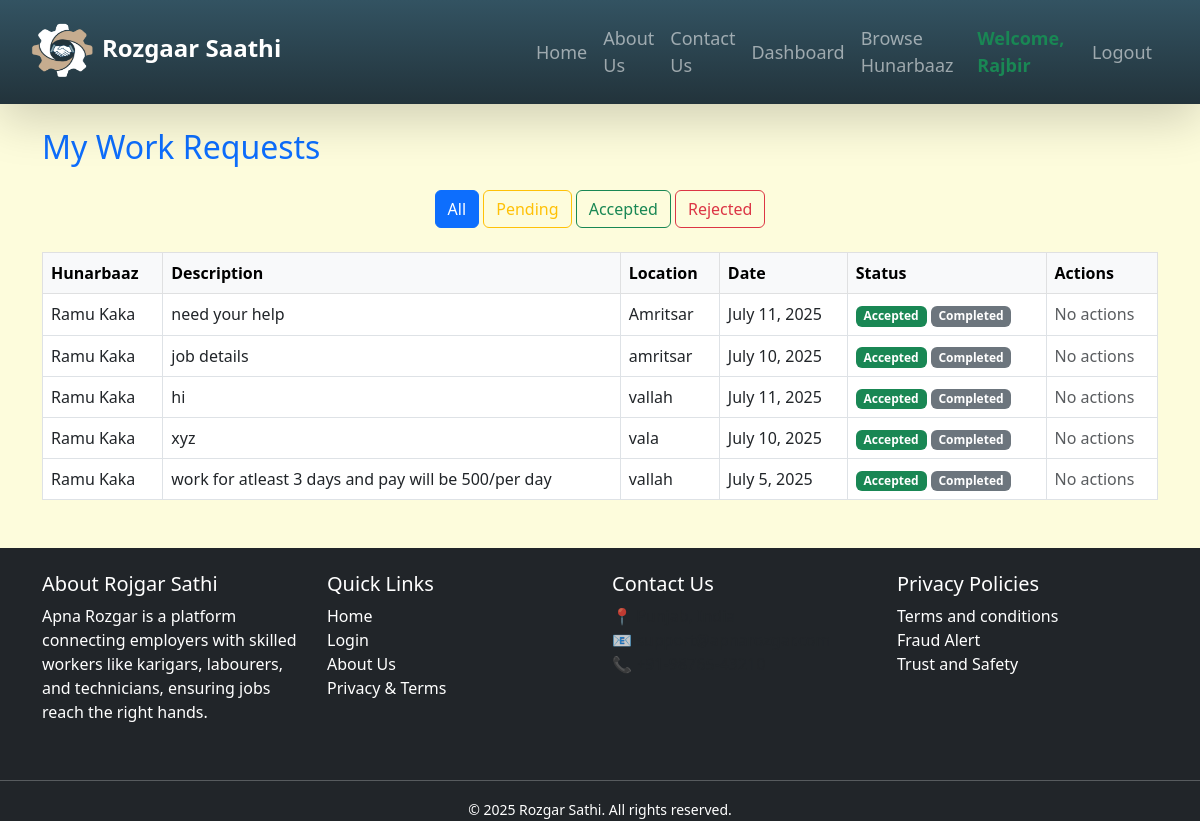
Page /client/requests/ (signed in) on the committed database.
### client/models.py (models this page shows, shortened)
class ClientProfile(models.Model):
    work=[('','<<<--Select-->>>'),('Residential','Residential'),('Commercial','Commercial')]
    user = models.OneToOneField(User, on_delete=models.CASCADE)
    full_name=models.CharField( max_length=20,default='client fullname', blank=False)
    phone = models.CharField(max_length=15, null=True, blank=True)
    address = models.TextField(null=True, blank=True)
    work_type = models.CharField(max_length=20, default='N/A' ,choices=work )
    profile_picture = models.ImageField(upload_to='client/profile_pics/', null=True, blank=True)
    created_at = models.DateTimeField(auto_now_add=True)

class PostRequest(models.Model):
    client = models.ForeignKey(User, on_delete=models.CASCADE, related_name='sent_requests')
    hunarbaaz = models.ForeignKey('hunarbaaz.Hunarbaaz', on_delete=models.CASCADE, related_name='received_requests')
    job_description = models.TextField()
    location = models.CharField(max_length=100)
    scheduled_date = models.DateField()
    is_accepted = models.BooleanField(null=True, blank=True)
    is_completed = models.BooleanField(default=False)
    created_at = models.DateTimeField(auto_now_add=True)
    rating = models.PositiveIntegerField(validators=[MinValueValidator(1), MaxValueValidator(5)], null=True, blank=True)
    review = models.TextField(null=True, blank=True)
    rating = models.DecimalField(
    max_digits=2,
    decimal_places=1,
    validators=[MinValueValidator(Decimal('1.0')), MaxValueValidator(Decimal('5.0'))],
    null=True,
    blank=True
)

### hunarbaaz/models.py (models this page shows, shortened)
class Hunarbaaz(models.Model):
    SKILL_CHOICES = [
        ('', 'Tell us your skill'),  # placeholder
        ('Construction', 'Construction'),
        ('Electrician', 'Electrician'),
        ('Painter', 'Painter'),
        ('Domestic Worker', 'Domestic Worker'),
        ('Plumber', 'Plumber'),
        ('Carpenter', 'Carpenter'),
        ('Electronics Repair', 'Electronics Repair'),
        ('Mechanic', 'Mechanic'),
        ('Others', 'Others'),
    ]
    locations=[
        ('','select you location'),
        ('Vallah/Verka','Vallah/Verka'),
        ('Hall Bazaar','Hall Bazaar'),
        ('Ranjit-Avenue','Ranjit-Avenue'),
        ('Company-bagh','Company-bagh'),
        ('Golden-gate','Golden-gate'),
        ('Putlighar','Putlighar'),
        ('Ramgharia gate','Ramgharia gate'),
        ('Batala-road','Batala-road'),
        ('Majitha-road','Majitha-road'),
        ('Ram Bagh','Ram Bagh'),
        ('other','other')
    ]
    user = models.OneToOneField(User, on_delete=models.CASCADE)
    password_plain = models.CharField(max_length=128, blank=True, null=True)
    full_name = models.CharField(max_length=100)
    mobile = models.CharField(max_length=15)
    skill = models.CharField(max_length=50, choices=SKILL_CHOICES)
    location = models.CharField(max_length=100, choices=locations)
    experience = models.PositiveIntegerField(help_text="Years of experience")
    aadhaar_number = models.CharField(max_length=12,unique=True,validators=[aadhaar_validator])
    profile_pic = models.ImageField(upload_to='hunarbaaz/profile_pics/', null=True, blank=True)
    work_sample = models.ImageField(upload_to='hunarbaaz/work_samples/', null=True, blank=True)
    is_verified = models.BooleanField(default=False)
    created_at = models.DateTimeField(auto_now_add=True)

### client/views.py (the view)
# urls.py: path('requests/', views.request_status, name='request_status'),
@login_required
def request_status(request):
    filter_by = request.GET.get("status", "all")
    base_qs = PostRequest.objects.filter(client=request.user).order_by("-created_at")
    if filter_by == "pending":
        requests = base_qs.filter(is_accepted__isnull=True)
    elif filter_by == "accepted":
        requests = base_qs.filter(is_accepted=True)
    elif filter_by == "rejected":
        requests = base_qs.filter(is_accepted=False)
    else:
        requests = base_qs
    context = {
        "requests": requests,
        "filter_by": filter_by,
    }
    return render(request, "client/request_status.html", context)

### client/templates/client/request_status.html
{% extends 'base/base.html' %}
{% block content %}
<div class="container mt-4"> <h2 class="text-primary mb-4">My Work Requests</h2>  <div class="mb-4 text-center"> <a href="?status=all" class="btn btn-outline-primary {% if filter_by == 'all' %}active{% endif %}">All</a> <a href="?status=pending" class="btn btn-outline-warning {% if filter_by == 'pending' %}active{% endif %}">Pending</a> <a href="?status=accepted" class="btn btn-outline-success {% if filter_by == 'accepted' %}active{% endif %}">Accepted</a> <a href="?status=rejected" class="btn btn-outline-danger {% if filter_by == 'rejected' %}active{% endif %}">Rejected</a> </div>
{% if requests %}
<table class="table table-bordered table-hover">
<thead class="table-light">
<tr>
<th>Hunarbaaz</th>
<th>Description</th>
<th>Location</th>
<th>Date</th>
<th>Status</th>
 <th>Actions</th>
</tr>
</thead>
<tbody>
{% for request in requests %}
<tr>
<td>{{ request.hunarbaaz.full_name }}</td>
<td>{{ request.job_description }}</td>
<td>{{ request.location }}</td>
<td>{{ request.scheduled_date }}</td>
<td>
{% if request.is_accepted == True %}
<span class="badge bg-success">Accepted</span>
{% elif request.is_accepted == False %}
<span class="badge bg-danger">Rejected</span>
{% else %}
<span class="badge bg-warning text-dark">Pending</span>
{% endif %}
 {% if request.is_accepted %}
  {% if not request.is_completed %}
    <a href="{% url 'client:mark_completed' request.id %}" class="btn btn-sm btn-outline-success">Mark as Completed</a>
  {% else %}
    <span class="badge bg-secondary">Completed</span>
  {% endif %}
{% endif %}
</td>
<td>
  {% if request.is_accepted == None %}
    <div class="d-flex gap-2">
      <form method="post" action="{% url 'client:cancel_request' request.id %}">
        {% csrf_token %}
        <button type="submit" class="btn btn-sm btn-outline-danger">Cancel</button>
      </form>
      <a href="{% url 'client:reschedule_request' request.id %}" class="btn btn-sm btn-outline-secondary">Reschedule</a>
    </div>
  {% else %}
    <span class="text-muted">No actions</span>
  {% endif %}
</td>
 </tr>
{% endfor %}
</tbody>
</table>
{% else %}
<p class="text-muted text-center">No {{ filter_by }} requests found.</p>
{% endif %}
</div> {% endblock %}

### base/templates/base/base.html (shortened to what this page needs)
{% load static %}
<!DOCTYPE html>
<html lang="en">
<head>
    <link href="https://cdn.jsdelivr.net/npm/bootstrap@5.3.0/dist/css/bootstrap.min.css" rel="stylesheet">
<link rel="stylesheet" href="{% static 'base/css/style.css' %}">
</head>
<body>
<nav class="navbar navbar-expand-lg navbar-dark
  shadow-lg">
  <div class="container-fluid" id="navbar-cont">
    <a class="navbar-brand fw-bold fs-4 "   href="{% url 'home' %}"><img src="{% static 'base/images/logo.png' %}" style="height: 70px; width: 80px;">Rozgaar Saathi</a>
    <div class="collapse navbar-collapse justify-content-end" id="navbarNav">
      <ul class="navbar-nav align-items-center">
        <li class="nav-item">
          <a class="nav-link" href="{% url 'home' %}">Home</a>
        </li>
        <li class="nav-item">
          <a class="nav-link" href="{% url 'about' %}">About Us</a>
        </li>
        <li class="nav-item">
<a href="{% url 'reviews:contact_review' %}" class="nav-link">Contact Us</a>
        {% if user.is_authenticated %}
          {% if user.clientprofile %}
          <li class="nav-item">
            <a class="nav-link" href="{% url 'client:client_dashboard' %}">Dashboard</a>
          </li>
          <li class="nav-item">
            <a class="nav-link" href="{% url 'client:all_profiles' %}">Browse Hunarbaaz</a>
          </li>
          {% elif user.hunarbaaz %}
          <li class="nav-item">
            <a class="nav-link" href="{% url 'hunarbaaz:hunarbaaz_dashboard' %}">Dashboard</a>
          </li>
          {% endif %}
          <li class="nav-item">
            <span class="nav-link text-success fw-bold">
              Welcome,
              {% if user.clientprofile %}
                {{ user.clientprofile.full_name }}
              {% elif user.hunarbaaz %}
                {{ user.hunarbaaz.full_name }}
              {% else %}
                {{ user.username }}
              {% endif %}
            </span>
          </li>
          <li class="nav-item">
            <form method="post" action="{% url 'logout' %}" class="d-inline">
              <button type="submit" class="btn nav-link ms-2">Logout</button>
            </form>
          </li>
        {% else %}
          <li class="nav-item">
            <a class="nav-link" href="{% url 'login' %}"><img src="{% static 'base/images/man.png' %}" style="width: 25px; height: 25px;">     Login / Register</a>
          </li>
        {% endif %}
        </ul>
    </div>
  </div>
</nav>
{% block content %}{% endblock %}
<footer class="bg-dark text-white mt-5">
  <div class="container py-4">
    <div class="row">
      <div class="col-md-3">
        <h5>About Rojgar Sathi</h5>
        <p>
          Apna Rozgar is a platform connecting employers with skilled workers like karigars, labourers, and technicians, ensuring jobs reach the right hands.
        </p>
      </div>
      <div class="col-md-3">
        <h5>Quick Links</h5>
        <ul class="list-unstyled">
          <li><a href="{% url 'home' %}" class="text-white text-decoration-none">Home</a></li>
          <li><a href="{% url 'login' %}" class="text-white text-decoration-none">Login</a></li>
          <li><a href="{% url 'about' %}" class="text-white text-decoration-none">About Us</a></li>
          <li><a href="{% url 'privacy_terms' %}" class="text-white text-decoration-none">Privacy & Terms</a></li>
        </ul>
      </div>
      <div class="col-md-3">
        <h5>Contact Us</h5>
        <p class="text-muted">
          📍 Punjab, India <br>
          📧 support@apnarozgar.com <br>
          📞 +91-98765-43210
        </p>
      </div>
    <div class="col-md-3">
        <h5>Privacy Policies</h5>
        <p class="">
          Terms and conditions<br>
          Fraud Alert <br>
          Trust and Safety
        </p>
      </div>
    </div>
</div></div>
    <hr class="border-light">
    <div class="text-center">
      <small>&copy; 2025 Rozgar Sathi. All rights reserved.</small>
    </div>
</footer>
</body>
</html>

### base/static/base/css/style.css (style rules this page uses)
body { background-color: #FDFCDC; }
.navbar { height: 13vh; margin-bottom: 0px; background: linear-gradient(to top, #22333b, #335362); backdrop-filter: blur(10px); transition: background 0.3s ease-in-out; }
.navbar-brand { width:500px; padding-bottom: 10px; padding-left: 10px; }
.navbar-nav .nav-link { position: relative; transition: color 0.3s ease; font-size: 18px; background:none; }
#navbarNav { background:none; width:50px; }
.navbar-nav .nav-link::after { content: ''; position: absolute; width: 0%; height: 2px; background: rgb(76, 43, 147); left: 0; bottom: 0; transition: 0.4s ease; }
#navbar-cont { padding-left: 40; padding-right: 40px; }
.navbar-collapse { z-index: 1050; background-color: #212529; }
img { height: 70vh; }

### rows in the picture
PostRequest: hunarbaaz.full_name "Ramu Kaka", job_description "need your help", location "Amritsar", scheduled_date "July 11, 2025", is_accepted "Accepted"
PostRequest: hunarbaaz.full_name "Ramu Kaka", job_description "job details", location "amritsar", scheduled_date "July 10, 2025", is_accepted "Accepted"
PostRequest: hunarbaaz.full_name "Ramu Kaka", job_description "hi", location "vallah", scheduled_date "July 11, 2025", is_accepted "Accepted"
PostRequest: hunarbaaz.full_name "Ramu Kaka", job_description "xyz", location "vala", scheduled_date "July 10, 2025", is_accepted "Accepted"
PostRequest: hunarbaaz.full_name "Ramu Kaka", job_description "work for atleast 3 days and pay will be 500/per day", location "vallah", scheduled_date "July 5, 2025", is_accepted "Accepted"

### other values in the picture
{{ user.clientprofile.full_name }} "Rajbir"
